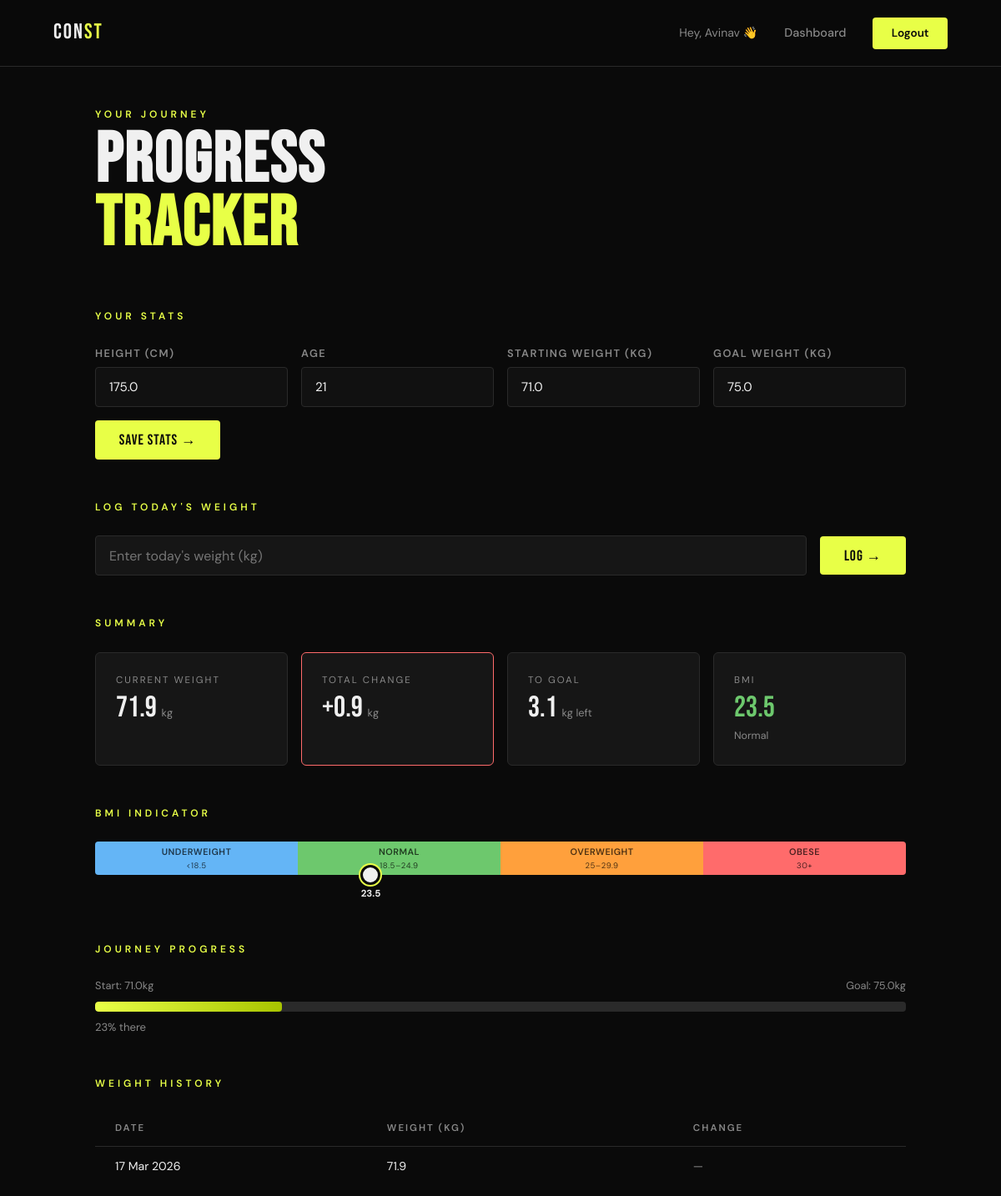
Page /progress (signed in) on the committed database.
### app/models.py (models this page shows, shortened)
class User(UserMixin, db.Model):
    __tablename__ = 'users'
    id             = db.Column(db.Integer, primary_key=True)
    name           = db.Column(db.String(100), nullable=False)
    email          = db.Column(db.String(150), unique=True, nullable=False)
    password       = db.Column(db.String(256), nullable=False)
    created_at     = db.Column(db.DateTime, default=datetime.utcnow)
    height         = db.Column(db.Float, nullable=True)       # cm
    start_weight   = db.Column(db.Float, nullable=True)       # kg
    goal_weight    = db.Column(db.Float, nullable=True)       # kg
    age            = db.Column(db.Integer, nullable=True)
    split_pref     = db.Column(db.String(10), nullable=True)  # 'bro' or 'ppl'
    weight_logs    = db.relationship('WeightLog', backref='user', lazy=True, cascade='all, delete-orphan')
    daily_logs     = db.relationship('DailyLog',  backref='user', lazy=True, cascade='all, delete-orphan')

class WeightLog(db.Model):
    __tablename__ = 'weight_logs'
    id         = db.Column(db.Integer, primary_key=True)
    user_id    = db.Column(db.Integer, db.ForeignKey('users.id'), nullable=False)
    weight     = db.Column(db.Float, nullable=False)
    logged_at  = db.Column(db.DateTime, default=datetime.utcnow)

### app/routes.py (the view, shortened to what this page needs)
@main.route('/progress', methods=['GET', 'POST'])
@login_required
def progress():
    logs = WeightLog.query.filter_by(user_id=current_user.id).order_by(WeightLog.logged_at).all()
    chart_labels  = [l.logged_at.strftime('%d %b') for l in logs]
    chart_weights = [l.weight for l in logs]
    current_weight = logs[-1].weight if logs else None
    start_weight   = current_user.start_weight
    goal_weight    = current_user.goal_weight
    bmi = None
    bmi_category = None
    if current_weight and current_user.height:
        h_m = current_user.height / 100
        bmi = round(current_weight / (h_m * h_m), 1)
        if bmi < 18.5:   bmi_category = ('Underweight', 'bmi-low')
        elif bmi < 25:   bmi_category = ('Normal',      'bmi-normal')
        elif bmi < 30:   bmi_category = ('Overweight',  'bmi-high')
        else:            bmi_category = ('Obese',        'bmi-very-high')
    total_change = None
    remaining    = None
    progress_pct = 0
    if current_weight and start_weight and goal_weight:
        total_change = round(current_weight - start_weight, 1)
        remaining    = round(current_weight - goal_weight, 1)
        total_journey = abs(goal_weight - start_weight)
        if total_journey > 0:
            covered     = abs(current_weight - start_weight)
            progress_pct = min(100, round((covered / total_journey) * 100))
    history = list(reversed(logs[-14:]))
    history_data = []
    for i, log in enumerate(history):
        prev_weight = history[i+1].weight if i+1 < len(history) else None
        diff = None
        if prev_weight:
            diff = round(log.weight - prev_weight, 1)
        history_data.append({ 'date': log.logged_at.strftime('%d %b %Y'), 'weight': log.weight, 'diff': diff })
    trend_text    = None
    trend_class   = ''
    insight_msg   = None
    streak        = 0
    eta_text = None
    if current_weight and goal_weight and len(logs) >= 7:
        weekly_change = logs[-1].weight - logs[-7].weight
        if weekly_change != 0:
            weeks_needed = abs((current_weight - goal_weight) / weekly_change)
            eta_date     = date.today() + timedelta(weeks=weeks_needed)
            eta_text     = eta_date.strftime('%B %Y')
    return render_template('progress.html',
        user=current_user,
        logs=logs,
        chart_labels=chart_labels,
        chart_weights=chart_weights,
        current_weight=current_weight,
        bmi=bmi,
        bmi_category=bmi_category,
        total_change=total_change,
        remaining=remaining,
        progress_pct=progress_pct,
        history_data=history_data,
        trend_text=trend_text,
        trend_class=trend_class,
        insight_msg=insight_msg,
        streak=streak,
        eta_text=eta_text,
    )

### app/models.py (called while the page is built)
@login_manager.user_loader
def load_user(user_id):
    return User.query.get(int(user_id))

### app/templates/progress.html (shortened to what this page needs)
{% extends "base.html" %}
{% block content %}
<section class="workout-section">
    <div class="workout-header">
        <p class="auth-eyebrow">Your Journey</p>
        <h1 class="dash-title">PROGRESS<br><span>TRACKER</span></h1>
    </div>
    <div class="prog-block">
        <p class="step-label">Your Stats</p>
        <form method="POST" action="/progress" class="stats-form">
            <div class="stats-grid">
                <div class="form-group">
                    <label>Height (cm)</label>
                    <input type="number" name="height" step="0.1" placeholder="e.g. 175"
                        value="{{ current_user.height or '' }}">
                </div>
                <div class="form-group">
                    <label>Age</label>
                    <input type="number" name="age" placeholder="e.g. 21"
                        value="{{ current_user.age or '' }}">
                </div>
                <div class="form-group">
                    <label>Starting Weight (kg)</label>
                    <input type="number" name="start_weight" step="0.1" placeholder="e.g. 75"
                        value="{{ current_user.start_weight or '' }}"
                        {{ 'readonly' if current_user.start_weight }}>
                </div>
                <div class="form-group">
                    <label>Goal Weight (kg)</label>
                    <input type="number" name="goal_weight" step="0.1" placeholder="e.g. 68"
                        value="{{ current_user.goal_weight or '' }}">
                </div>
            </div>
            <button type="submit" class="btn-save">Save Stats →</button>
        </form>
    </div>
    <div class="prog-block">
        <p class="step-label">Log Today's Weight</p>
        <form method="POST" action="/progress" class="log-form">
            <div class="log-row">
                <input type="number" name="weight" step="0.1" placeholder="Enter today's weight (kg)" required>
                <button type="submit" class="btn-log">Log →</button>
            </div>
        </form>
    </div>
    {% if logs %}
    <div class="prog-block">
        <p class="step-label">Summary</p>
        <div class="summary-grid">
            <div class="summary-card">
                <span class="summary-label">Current Weight</span>
                <span class="summary-val">{{ current_weight }} <small>kg</small></span>
            </div>
            {% if total_change is not none %}
            <div class="summary-card {{ 'summary-card--good' if total_change < 0 else 'summary-card--up' }}">
                <span class="summary-label">Total Change</span>
                <span class="summary-val">{{ '+' if total_change > 0 else '' }}{{ total_change }} <small>kg</small></span>
            </div>
            {% endif %}
            {% if remaining is not none %}
            <div class="summary-card">
                <span class="summary-label">To Goal</span>
                <span class="summary-val">{{ remaining|abs }} <small>kg left</small></span>
            </div>
            {% endif %}
            {% if bmi %}
            <div class="summary-card summary-card--bmi">
                <span class="summary-label">BMI</span>
                <span class="summary-val {{ bmi_category[1] }}">{{ bmi }}</span>
                <span class="bmi-cat">{{ bmi_category[0] }}</span>
            </div>
            {% endif %}
        </div>
    </div>
    {% if bmi %}
    <div class="prog-block">
        <p class="step-label">BMI Indicator</p>
        <div class="bmi-bar-wrap">
            <div class="bmi-bar">
                <div class="bmi-zone bmi-zone--low">Underweight<br><small>&lt;18.5</small></div>
                <div class="bmi-zone bmi-zone--normal">Normal<br><small>18.5–24.9</small></div>
                <div class="bmi-zone bmi-zone--high">Overweight<br><small>25–29.9</small></div>
                <div class="bmi-zone bmi-zone--very-high">Obese<br><small>30+</small></div>
            </div>
            {% set bmi_pct = [[(bmi - 15) / (40 - 15) * 100, 0]|max, 100]|min %}
            <div class="bmi-marker" style="left: calc({{ bmi_pct }}% - 12px)">
                <div class="bmi-marker-dot"></div>
                <span>{{ bmi }}</span>
            </div>
        </div>
    </div>
    {% endif %}
    {% if progress_pct is not none and current_user.start_weight and current_user.goal_weight %}
    <div class="prog-block">
        <p class="step-label">Journey Progress</p>
        <div class="journey-bar-wrap">
            <div class="journey-endpoints">
                <span>Start: {{ current_user.start_weight }}kg</span>
                <span>Goal: {{ current_user.goal_weight }}kg</span>
            </div>
            <div class="journey-bar">
                <div class="journey-fill" style="width: {{ progress_pct }}%"></div>
            </div>
            <div class="journey-pct">{{ progress_pct }}% there
            </div>
        </div>
    </div>
    {% endif %}
    {% if history_data %}
    <div class="prog-block">
        <p class="step-label">Weight History</p>
        <table class="exercise-table">
            <thead>
                <tr><th>Date</th><th>Weight (kg)</th><th>Change</th></tr>
            </thead>
            <tbody>
                {% for entry in history_data %}
                <tr>
                    <td>{{ entry.date }}</td>
                    <td>{{ entry.weight }}</td>
                    <td>
                        {% if entry.diff is not none %}
                            <span class="{{ 'diff-down' if entry.diff < 0 else 'diff-up' if entry.diff > 0 else '' }}">
                                {{ '+' if entry.diff > 0 else '' }}{{ entry.diff }} kg
                            </span>
                        {% else %}
                            <span class="muted">—</span>
                        {% endif %}
                    </td>
                </tr>
                {% endfor %}
            </tbody>
        </table>
    </div>
    {% endif %}
    {% else %}
    <div class="empty-state">
        <p>📊 Fill in your stats and log your first weight to get started.</p>
    </div>
    {% endif %}
</section>
{% endblock %}

### app/templates/base.html (shortened to what this page needs)
<!DOCTYPE html>
<html lang="en">
<head>
    <link rel="stylesheet" href="{{ url_for('static', filename='css/style.css') }}">
</head>
<body>
    <nav class="navbar">
        <a href="/" class="nav-brand">CON<span>ST</span></a>
        <div class="nav-links">
            {% if current_user.is_authenticated %}
                <span class="nav-username">Hey, {{ current_user.name.split()[0] }} 👋</span>
                <a href="/dashboard">Dashboard</a>
                <a href="/logout" class="btn-nav">Logout</a>
            {% else %}
                <a href="/login">Login</a>
                <a href="/register" class="btn-nav">Get Started</a>
            {% endif %}
        </div>
    </nav>
    <main>
        {% block content %}{% endblock %}
    </main>
</body>
</html>

### rows in the picture
User: name "Avinav", height "175.0", age "21", start_weight "71.0", goal_weight "75.0"
WeightLog: weight "71.9", date "17 Mar 2026"

### other values in the picture
{{ '+' if total_change > 0 else '' }} "+"
{{ total_change }} "0.9"
{{ remaining|abs }} "3.1"
{{ bmi }} "23.5"
{{ bmi_category[0] }} "Normal"
{{ progress_pct }} "23"
